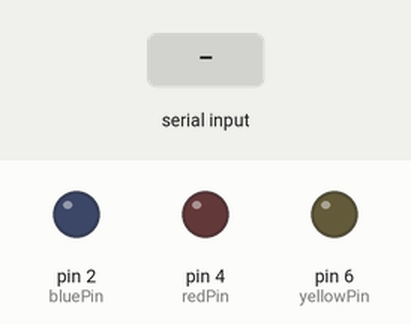
Recording of a sketch running on a simulated Arduino Uno, built with avr-gcc and run on an emulated ATmega328P. Parts: output pins drawn as LEDs (lit = HIGH). The test bench sets the inputs (shaded band).

Above: at 1.2 s.
1.3 s: "1" received over Serial
At 2.1 s:
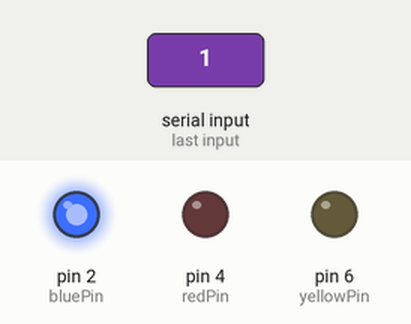
2.8 s: "2" received over Serial
At 3.2 s:
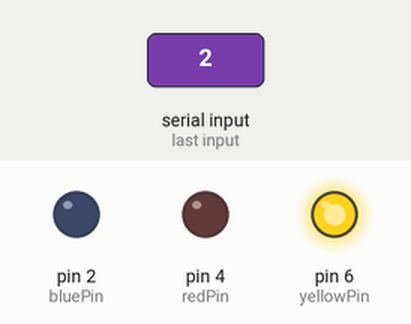
4.3 s: "3" received over Serial
At 5.5 s:
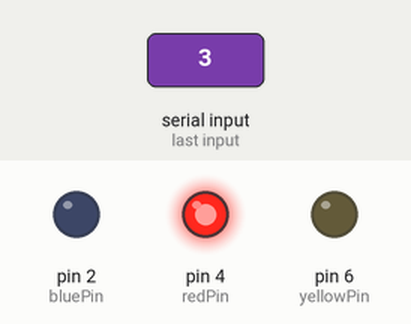
5.8 s: "0" received over Serial
At 6.7 s:
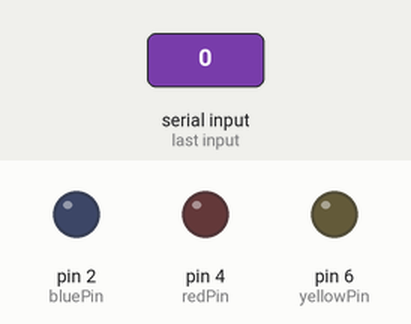
Timing chart, 0 to 8.3 s (numbered marks = the images above; inputs shaded):
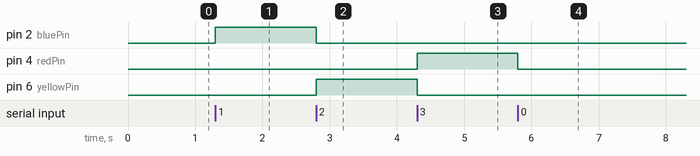

Measured:
- after the input at 1.3 s, pin 2 (bluePin): LOW → HIGH at once
- after the input at 2.8 s, pin 2 (bluePin): HIGH → LOW at once; pin 6 (yellowPin): LOW → HIGH at once
- after the input at 4.3 s, pin 4 (redPin): LOW → HIGH at once; pin 6 (yellowPin): HIGH → LOW at once
- after the input at 5.8 s, pin 4 (redPin): HIGH → LOW at once

The sketch:

arduino.ino
```cpp
int redPin = 4;
int bluePin = 2;
int yellowPin = 6;

void setup() {
  pinMode(redPin, OUTPUT);
  pinMode(bluePin, OUTPUT);
  pinMode(yellowPin, OUTPUT);
  Serial.begin(9600); // Start serial communication at 9600 baud rate
}

void loop() {
  if (Serial.available() > 0) {
    char receivedChar = Serial.read(); // Read the incoming data
    if (receivedChar == '1') { // If '1' is received
      digitalWrite(bluePin, HIGH); // Turn on the LED
      digitalWrite(yellowPin, LOW);
      digitalWrite(redPin, LOW);
    }
    else if(receivedChar == '2'){
      digitalWrite(yellowPin, HIGH);
      digitalWrite(redPin, LOW);
      digitalWrite(bluePin, LOW);
    } else if(receivedChar == '3') {
      digitalWrite(redPin, HIGH);
      digitalWrite(yellowPin, LOW);
      digitalWrite(bluePin, LOW);
    } else {
      digitalWrite(redPin, LOW);
      digitalWrite(yellowPin, LOW);
      digitalWrite(bluePin, LOW);
    }
  }
}
```
